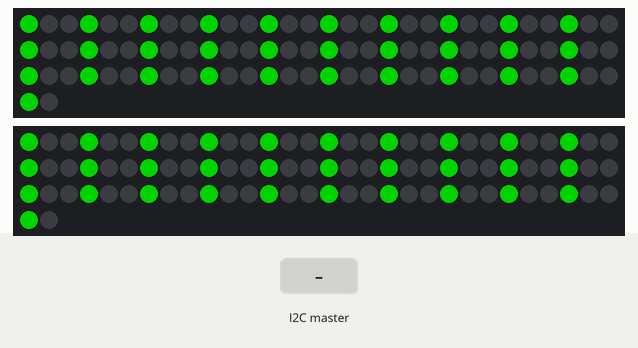
Bench run of a sketch on a simulated Arduino Uno, built with avr-gcc and run on an emulated ATmega328P. Shown: 2 × 92 RGB LEDs in strip order, left to right, continuing on the next row. Inputs (shaded band) come from the test bench. Dim RGB values are drawn brighter than linear.

Above: at 3.08 s.
3.1 s: the I2C master sends the byte 0
At 3.41 s:
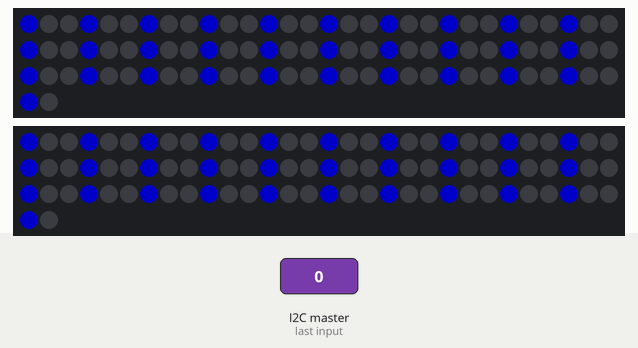
5.1 s: the I2C master sends the byte 2
At 6.75 s:
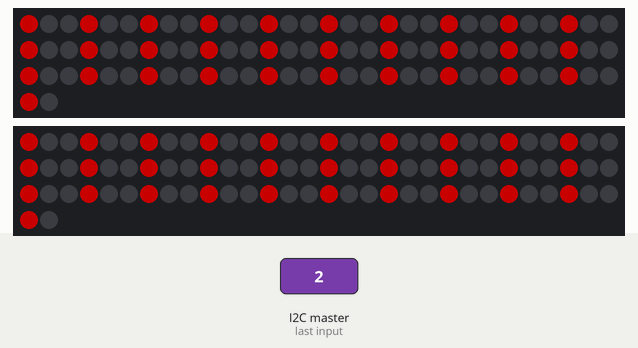

The sketch:

RobotLights.ino
```cpp
#include <Adafruit_NeoPixel.h>
#include <Wire.h>
#define PIN 9
#define PINB 12
#define LENGTH 92  //our actual height is 92

Adafruit_NeoPixel strip = Adafruit_NeoPixel(LENGTH, PIN, NEO_GRB + NEO_KHZ800);
Adafruit_NeoPixel stripB = Adafruit_NeoPixel(LENGTH, PINB, NEO_GRB + NEO_KHZ800);
String inString = "";
extern const uint8_t gamma[];

bool stopStripe = false;
int ledLevel;
int team = 2;
void setup() {
  strip.begin();
  strip.show(); // Initialize all pixels to 'off'
  strip.setBrightness(10);
  stripB.begin();
  stripB.show(); // Initialize all pixels to 'off'
  stripB.setBrightness(10);

  Serial.begin(9600);
  Wire.begin(4);
  Wire.onReceive(receiveEvent);
  team = 2;
}

void loop() {
  strip.setBrightness(127);
  stripB.setBrightness(127);
//  while (!Serial.available())
//  while(!stopStripe)
  while(true)
  {
    theaterChase(strip.Color(pgm_read_byte(&gamma[7]), 255, 0), 100);
//    Iowa flag
//    theaterChase(strip.Color(pgm_read_byte(&gamma[10]), pgm_read_byte(&gamma[31]), pgm_read_byte(&gamma[98])), 100);
//    theaterChase(strip.Color(255, 255, 255), 100);
//    theaterChase(strip.Color(255, 0, 0), 100);
    if (team != 1) { // send 1 over I2C for blue, 0 for red
      theaterChase(strip.Color(0, 0, 200), 100);
    }
    if (team != 0) {
      theaterChase(strip.Color(200, 0, 0), 100);
    }
  }

  while(true)
  {

//  while (Serial.available() > 0) {
//    int inChar = Serial.read();
//    if (isDigit(inChar)) {
//      inString += (char)inChar;
//    }
//    if (inChar == '\n') {
//      Serial.print("Value:");
//      Serial.println(inString.toInt());
//      Serial.print("String: ");
//      Serial.println(inString);
//      int ledLevel = inString.toInt();
//      // clear the string for new input:
//      inString = "";
//    }
//  }
    theaterChaseWithLevel(strip.Color(75, 255, 0), 100, ledLevel);

  }
}

// Fill the dots one after the other with a color
void theaterChase(uint32_t c, uint8_t wait) {
  for (int j=0; j<10; j++) {  //do 10 cycles of chasing
    for (int q=0; q < 3; q++) {
      for (int i=0; i < strip.numPixels(); i=i+3) {
        strip.setPixelColor(i+q, c);
        stripB.setPixelColor(i+q, c);    //turn every third pixel on
      }
      strip.show();
      stripB.show();

      delay(wait);
//      if(stopStripe)
//      {
//        return;
//      }

      for (int i=0; i < strip.numPixels(); i=i+3) {
        strip.setPixelColor(i+q, 0);
        stripB.setPixelColor(i+q, 0);        //turn every third pixel off
      }
    }
  }
}

void setLevel(int level)
{
  for (int i = 0; i<strip.numPixels();i++)
  {
    if (i >= (level-2) && i<=(level+2))
    {
      if (i==level+1 or i==level-1) //1 above and below are orange
      {
        strip.setPixelColor(i, strip.Color(255, 50, 0));
        stripB.setPixelColor(i, stripB.Color(255, 50, 0));
        //strip.setPixelColor(i, strip.Color(0, 170, 0));
      }
      else if (i==level+2 or i==level-2) //2 above and below are red
      {
        strip.setPixelColor(i, strip.Color(255, 0, 0));
        stripB.setPixelColor(i, strip.Color(255, 0, 0));
      }
      else
      {
        strip.setPixelColor(i, strip.Color(0, 255, 0));
        stripB.setPixelColor(i, strip.Color(0, 255, 0)); //the exact one is green
      }
    }
    else
    {
      strip.setPixelColor(i, 0);
      stripB.setPixelColor(i, 0);
    }
  }
  strip.show();
  stripB.show();
}

// Fill the dots one after the other with a color
void theaterChaseWithLevel(uint32_t c, uint8_t wait, int level) {
  for (int j=0; j<10; j++) {  //do 10 cycles of chasing
    for (int q=0; q < 3; q++) {
      level = ledLevel;
  for (int i = 0; i<strip.numPixels();i++)
  {
    if (i >= (level-4) && i<=(level+4))
    {
      if (i==level+2 || i==level-2) //2 above and below are orange
      {
        strip.setPixelColor(i, strip.Color(255, 50, 0));
        stripB.setPixelColor(i, stripB.Color(255, 50, 0));
        //strip.setPixelColor(i, strip.Color(0, 170, 0));
      }
      else if (i==level+1 || i==level-1) //1 above and below are yellow
      {
        strip.setPixelColor(i, strip.Color(255, 255, 0));
        stripB.setPixelColor(i, strip.Color(255, 255, 0));
      }
      else if (i==level+3 || i==level-3) //3 above and below are red
      {
        strip.setPixelColor(i, strip.Color(255, 0, 0));
        stripB.setPixelColor(i, strip.Color(255, 0, 0));
      }
      else if (i == level + 4 || i == level - 4)
      {
        strip.setPixelColor(i, 0);
        stripB.setPixelColor(i, 0);
      }
      else
      {
        strip.setPixelColor(i, strip.Color(0, 255, 0));
        stripB.setPixelColor(i, strip.Color(0, 255, 0)); //the exact one is green
      }
    }
    else
    {
      if(i % 3 == q)
      {
        strip.setPixelColor(i, c);
        stripB.setPixelColor(i, c);    //turn every third pixel on
      }
      else
      {
            strip.setPixelColor(i, 0);
            stripB.setPixelColor(i, 0);
      }
    }
  }
  strip.show();
  stripB.show();

      delay(wait);
    }
  }
}


void receiveEvent(int howMany)
{
  stopStripe = true;
  while(Wire.available()>0)
  {
//   ledLevel = Wire.read();
  team = Wire.read();
  }
}

const uint8_t PROGMEM gamma[] = {
    0,  0,  0,  0,  0,  0,  0,  0,  0,  0,  0,  0,  0,  0,  0,  0,
    0,  0,  0,  0,  0,  0,  0,  0,  0,  0,  0,  0,  1,  1,  1,  1,
    1,  1,  1,  1,  1,  1,  1,  1,  1,  2,  2,  2,  2,  2,  2,  2,
    2,  3,  3,  3,  3,  3,  3,  3,  4,  4,  4,  4,  4,  5,  5,  5,
    5,  6,  6,  6,  6,  7,  7,  7,  7,  8,  8,  8,  9,  9,  9, 10,
   10, 10, 11, 11, 11, 12, 12, 13, 13, 13, 14, 14, 15, 15, 16, 16,
   17, 17, 18, 18, 19, 19, 20, 20, 21, 21, 22, 22, 23, 24, 24, 25,
   25, 26, 27, 27, 28, 29, 29, 30, 31, 32, 32, 33, 34, 35, 35, 36,
   37, 38, 39, 39, 40, 41, 42, 43, 44, 45, 46, 47, 48, 49, 50, 50,
   51, 52, 54, 55, 56, 57, 58, 59, 60, 61, 62, 63, 64, 66, 67, 68,
   69, 70, 72, 73, 74, 75, 77, 78, 79, 81, 82, 83, 85, 86, 87, 89,
   90, 92, 93, 95, 96, 98, 99,101,102,104,105,107,109,110,112,114,
  115,117,119,120,122,124,126,127,129,131,133,135,137,138,140,142,
  144,146,148,150,152,154,156,158,160,162,164,167,169,171,173,175,
  177,180,182,184,186,189,191,193,196,198,200,203,205,208,210,213,
  215,218,220,223,225,228,231,233,236,239,241,244,247,249,252,255 };
```

Measured:
- after the input at 5.1 s, the LEDs: first differ from a run without the input after 1.6 s (image 2)
